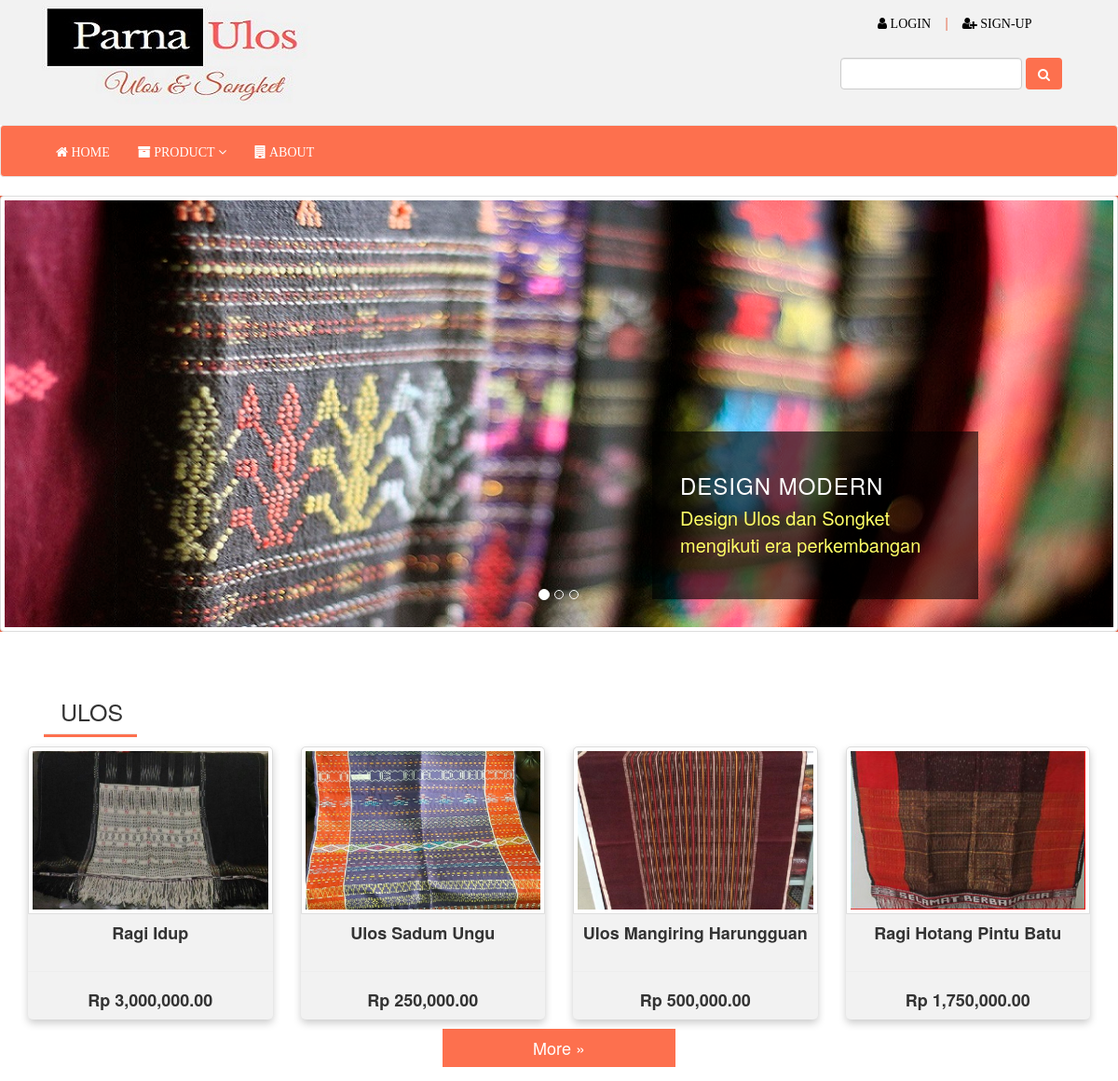
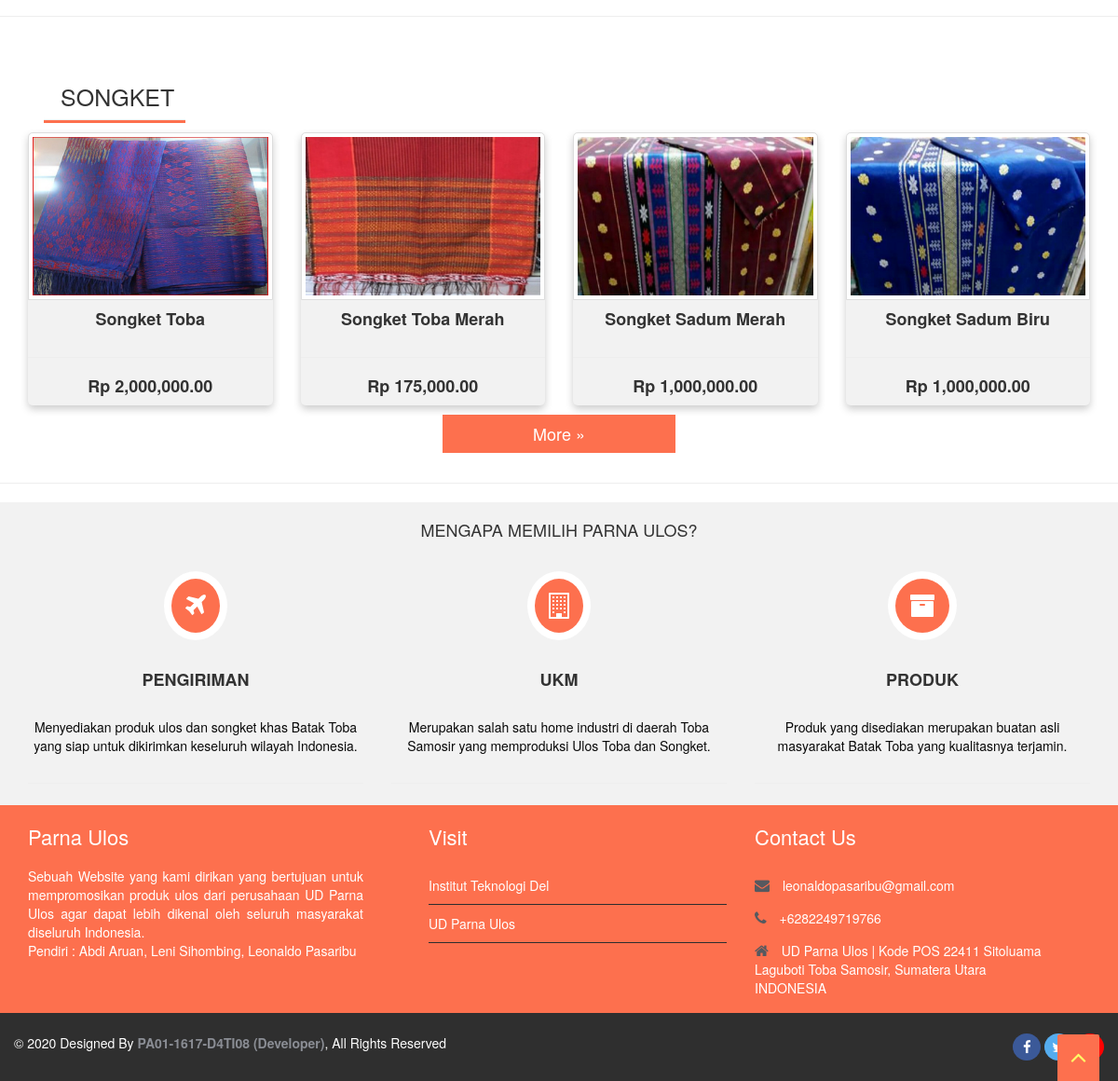
The app's page /PA1/index.php with its own data (2 pictures, top to bottom).
### tables this page shows
CREATE TABLE `produk` (
  `id_produk` bigint(20) NOT NULL,
  `nama` varchar(30) NOT NULL,
  `kategori` bigint(20) NOT NULL,
  `harga` double NOT NULL,
  `stock` int(11) NOT NULL,
  `gambar` varchar(30) NOT NULL,
  `keterangan` text NOT NULL
);

### PA1/index.php (the view, shortened to what this page needs)
<!DOCTYPE html>
<html lang="en">
	<head>
		<link rel="stylesheet" href="css/style.css">
		<link rel="stylesheet" href="css/animate.css">
		<link rel="stylesheet" href="css/font-awesome.css">
		<link rel="stylesheet" href="css/bootstrap.min.css" >
		<link rel="stylesheet" href="css/jquery.bxslider.css">
	</head>
	<body>
		<?php
			require_once(dirname(__FILE__).'/commons/header.php');
		?>
		<?php
			require_once(dirname(__FILE__).'/commons/menubar.php');
		?>
		<div class="main-slider">
			<div id="myCarousel" class="carousel slide" dataride="carousel">
				<ol class="carousel-indicators">
					<li data-target="#myCarousel" data-slide-to="0" class="active"></li>
					<li data-target="#myCarousel" data-slide-to="1"></li>
					<li data-target="#myCarousel" data-slide-to="2"></li>
				</ol>
				<div class="carousel-inner" role="listbox">
					<div class="item active">
						<img src="img/slider/1.jpg" class="img-thumbnail">
					<div class="wow fadeInUp" data-wow-offset="0" data-wow-delay="0.6s">
						<div class="flex-caption">
							<h3>Design Modern</h3>
							<p>Design Ulos dan Songket mengikuti era perkembangan</p>
						</div>
					</div>
					</div>
				</div>
			</div>
		</div>
		<div class="wow fadeInUp" data-wow-offset="0" data-wow-delay="0.6s">
		<section class="main-produk">
			<div class="container">
				<div class="row">
				<h3>ULOS</h3><hr class="pg-titl-bdr-btm"></hr>
				<?php
					$query = "SELECT * FROM produk WHERE kategori = 1";
					$item = mysqli_query($conn, $query);
					$no = 1;
					while($items = mysqli_fetch_array($item)){
						if($no == 4){
							echo'<div class="col-md-3">
									 <div class="card">
									  <a href="newbuy.php?items_id='.$items['id_produk'].'"><img src="img/produk/'.$items['gambar'].'" class="img-thumbnail" alt="Avatar"></a>
										<h4><b>'.$items['nama'].'</b></h4><hr>
										<h4><b>Rp '.number_format($items['harga']).'.00</b></h4>
									</div>
								</div>';
								break;
						}else{
							echo'<div class="col-md-3">
									 <div class="card">
									  <a href="newbuy.php?items_id='.$items['id_produk'].'"><img src="img/produk/'.$items['gambar'].'" class="img-thumbnail" alt="Avatar"></a>
										<h4><b>'.$items['nama'].'</b></h4><hr>
										<h4><b>Rp '.number_format($items['harga']).'.00</b></h4>
									</div>
								</div>';
						}
						$no++;
				?>
					<?php }; ?>
				</div>
				<center><p><a href="ulos.php"><button class="more">More &raquo</button></a></p></center>
			</div>
		</section>
		</div>
		<hr>
		<div class="wow fadeInUp" data-wow-offset="0" data-wow-delay="0.6s">
		<section class="main-produk">
			<div class="container">
				<div class="row">
				<h3>SONGKET</h3><hr class="pg-titl-bdr-btms"></hr>
				<?php
					$query = "SELECT * FROM produk WHERE kategori = 2";
					$item = mysqli_query($conn, $query);
					$no = 1;
					while($items = mysqli_fetch_array($item)){
						if($no == 4){
							echo'<div class="col-md-3">
									 <div class="card">
									  <a href="newbuy.php?items_id='.$items['id_produk'].'"><img src="img/produk/'.$items['gambar'].'" class="img-thumbnail" alt="Avatar"></a>
										<h4><b>'.$items['nama'].'</b></h4><hr>
										<h4><b>Rp '.number_format($items['harga']).'.00</b></h4>
									</div>
								</div>';
								break;
						}else{
							echo'<div class="col-md-3">
									 <div class="card">
									  <a href="newbuy.php?items_id='.$items['id_produk'].'"><img src="img/produk/'.$items['gambar'].'" class="img-thumbnail" alt="Avatar"></a>
										<h4><b>'.$items['nama'].'</b></h4><hr>
										<h4><b>Rp '.number_format($items['harga']).'.00</b></h4>
									</div>
								</div>';
						}
						$no++;
				?>
					<?php }; ?>
				</div>
				<center><p><a href="songket.php"><button class="more">More &raquo</button></a></p></center>
			</div>
		</section>
		</div>
		<hr>
		<section class="box">
			<h4>MENGAPA MEMILIH PARNA ULOS?</b></h4>
			<div class="container">
				<div class="row">
					<div class="col-md-4">
						<div class="wow bounceIn" data-wow-offset="0" data-wow-delay="1.4s">
							<div class="services">
								<div class="icons">
									<a href="pengiriman.php"><i class="fa fa-plane fa-2x" aria-hidden="true"></i></a>
								</div>
								<h4><b>PENGIRIMAN</b></h4>
								<p>
									Menyediakan produk ulos dan songket khas Batak Toba yang siap untuk dikirimkan
									keseluruh wilayah Indonesia.
								</p>
							</div>
						</div>
						<hr>
					</div>
					<div class="col-md-4">
						<div class="wow bounceIn" data-wow-offset="0" data-wow-delay="0.8s">
							<div class="services">
								<div class="icons">
									<a href="about.php"><i class="fa fa-building-o fa-2x" aria-hidden="true"></i></a>
								</div>
								<h4><b>UKM</b></h4>
								<p>
									Merupakan salah satu home industri di daerah Toba Samosir yang memproduksi Ulos Toba
									dan Songket.
								</p>
							</div>
						</div>
						<hr>
					</div>
					<div class="col-md-4">
						<div class="wow bounceIn" data-wow-offset="0" data-wow-delay="1.2s">
							<div class="services">
								<div class="icons">
									<a href="produk.php"><i class="fa fa-archive fa-2x" aria-hidden="true"></i></a>
								</div>
								<h4><b>PRODUK</b></h4>
								<p>
									Produk yang disediakan merupakan buatan asli masyarakat Batak Toba
									yang kualitasnya terjamin.
								</p>
							</div>
						</div>
						<hr>
					</div>
				</div>
			</div>
		</section>
		<footer>
			<div class="inner-footer">
				<div class="container">
					<div class="row">
						<div class="col-md-4 f-about">
							<h1>Parna Ulos</h1>
							<p>Sebuah Website yang kami dirikan yang bertujuan untuk mempromosikan produk ulos dari perusahaan UD Parna Ulos
							agar dapat lebih dikenal oleh seluruh masyarakat diseluruh Indonesia.<br>
							Pendiri : Abdi Aruan, Leni Sihombing, Leonaldo Pasaribu</p>
						</div>
						<div class="col-md-4 l-posts">
							<h3 class="widgetheading">Visit</h3>
								<ul>
									<li><a href="http://www.del.ac.id/">Institut Teknologi Del</a></li>
									<li><a href="index.php">UD Parna Ulos</a></li>
								</ul>
						</div>
						<div class="col-md-4 f-contact">
							<h3 class="widgetheading">Contact Us</h3>
							<a href="#"><p><i class="fa fa-envelope"></i> leonaldopasaribu@gmail.com</p></a>
							<p><i class="fa fa-phone"></i>  +6282249719766</p>
							<p><i class="fa fa-home"></i> UD Parna Ulos  |  Kode POS 22411
								Sitoluama Laguboti Toba Samosir, Sumatera Utara <br>
								INDONESIA</p>
						</div>
					</div>
				</div>
			</div>
		<?php
			require_once(dirname(__FILE__).'/commons/footer.php');
		?>
		<a href="#" class="scrollup"><i class="fa fa-angle-up fa-2x active"></i></a>
	</body>
</html>

### records on screen
produk: gambar (picture), nama "Ragi Idup", harga "3,000,000"
produk: gambar (picture), nama "Ulos Sadum Ungu", harga "250,000"
produk: gambar (picture), nama "Ulos Mangiring Harungguan", harga "500,000"
produk: gambar (picture), nama "Ragi Hotang Pintu Batu", harga "1,750,000"
produk: gambar (picture), nama "Songket Toba", harga "2,000,000"
produk: gambar (picture), nama "Songket Toba Merah", harga "175,000"
produk: gambar (picture), nama "Songket Sadum Merah", harga "1,000,000"
produk: gambar (picture), nama "Songket Sadum Biru", harga "1,000,000"
